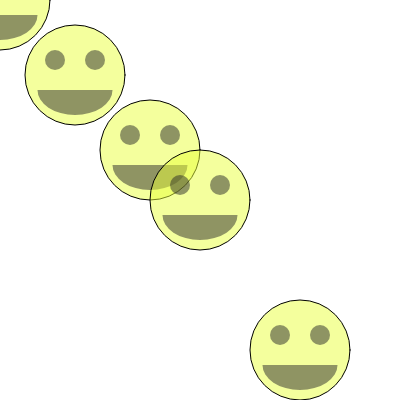
Frame 1 (no input)
Frame 60 (no input): identical to frame 1, image omitted
Frame 120 (the mouse pressed at the canvas centre since frame 60): identical to frame 1, image omitted

The p5.js sketch that drew this single still picture (run headless with seeded random() and noise() and a simulated clock; from frame 60 on, the mouse is pressed at the canvas centre):

// p5.js sketch
// ── sketch.js
function setup(){
    // create a canvas that is
    // (width:400px, height:400px)
    createCanvas(400,400);
}

function draw() {
    // set the background to 'white'
    background(255);

    // no translate, smiley at true
    // (x:0, y:0)

    // ** draw the smily face **
    stroke( 0 );
    fill('rgba(234, 255, 61, 0.5)');
    ellipse( 0, 0, 100 );
    noStroke();
    fill( 40, 127 );
    arc( 0, 15, 75, 50, 0, PI );
    ellipse( -20, -15, 20 );
    ellipse( 20, -15, 20 );

    // translate to (x:75, y:75)
    // smiley centered at (x:75, y:75)
    translate( 75, 75 );
    // ** draw the smily face **
    stroke( 0 );
    fill('rgba(234, 255, 61, 0.5)');
    ellipse( 0, 0, 100 );
    noStroke();
    fill( 40, 127 );
    arc( 0, 15, 75, 50, 0, PI );
    ellipse( -20, -15, 20 );
    ellipse( 20, -15, 20 );

    // translate to (x:75, y:75)
    // smiley centered at (x:150, y:150)
    // prev(x:75, y:75) + new(x:75, y:75)
    translate( 75, 75 );
    // ** draw the smily face **
    stroke( 0 );
    fill('rgba(234, 255, 61, 0.5)');
    ellipse( 0, 0, 100 );
    noStroke();
    fill( 40, 127 );
    arc( 0, 15, 75, 50, 0, PI );
    ellipse( -20, -15, 20 );
    ellipse( 20, -15, 20 );

    // translate to (x:50, y:50)
    // prev(x:150, y:150) + new(x:50, y:50)
    // smiley centered at (x:200, y:200)
    translate( 50, 50 );
    // ** draw the smily face **
    stroke( 0 );
    fill('rgba(234, 255, 61, 0.5)');
    ellipse( 0, 0, 100 );
    noStroke();
    fill( 40, 127 );
    arc( 0, 15, 75, 50, 0, PI );
    ellipse( -20, -15, 20 );
    ellipse( 20, -15, 20 );

    // translate to (x:100, y:150)
    // prev(x:200, y:200) + new(x:100, y:150)
    // smiley centered at (x:300, y:250)
    translate( 100, 150 );
    // ** draw the smily face **
    stroke( 0 );
    fill('rgba(234, 255, 61, 0.5)');
    ellipse( 0, 0, 100 );
    noStroke();
    fill( 40, 127 );
    arc( 0, 15, 75, 50, 0, PI );
    ellipse( -20, -15, 20 );
    ellipse( 20, -15, 20 );
}
